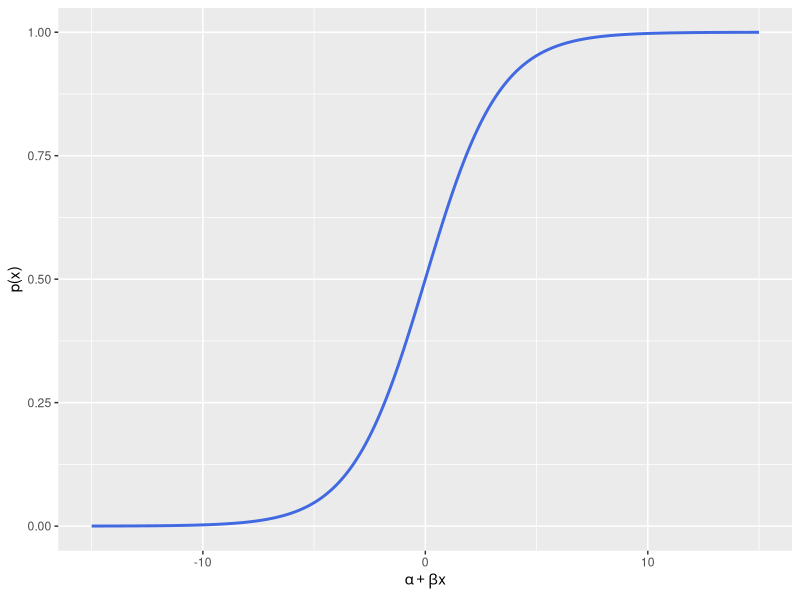

Recreate this plot in R.
library(ggplot2) # Paquete para confeccionar dibujos

x=seq(-15,15,0.1)
p=exp(0.6*x)/(1+exp(0.6*x))
info=data.frame(x,p)

ggplot(info, aes(x,p)) +
  geom_line(color="royalblue", size=1) + 
  xlab(expression(paste(alpha+beta, x))) + ylab("p(x)")  
  
